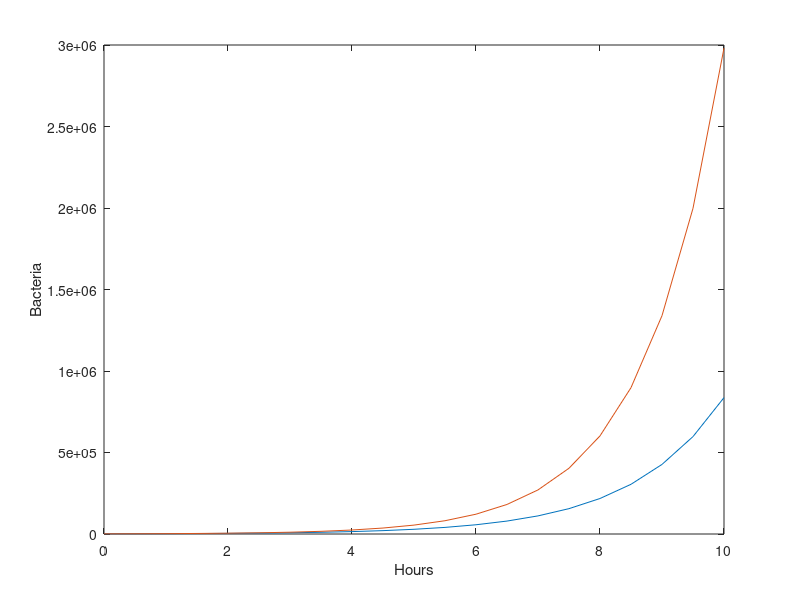

Write the MATLAB code that produced this figure.
h = 0.5;
r = 0.8;                                                 
a = 0;                                                   
b = 10;                                                  
m = (b - a) / h;                                         
N = zeros(1, m+1);                                       
N(1) = 1000;                                             
t = a:h:b;                                               
                                                        
for i = 1:m                                              
 N(i+1) = N(i) + r * h * N(i);                          
end                                                      
                                                        
Nex = N(1) * exp(r * t);                                 
format bank                                              
disp( [t' N' Nex'] )                                     
                                                        
plot(t, N ), xlabel( 'Hours' ), ylabel( 'Bacteria' )
hold on                                                  
plot(t, Nex ), hold off    
